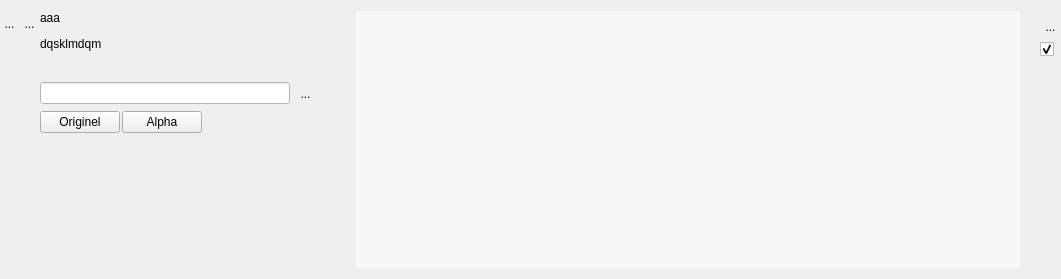
<?xml version="1.0" encoding="UTF-8"?>
<ui version="4.0">
 <class>WidgetPlusieursInto</class>
 <widget class="QWidget" name="WidgetPlusieursInto">
  <property name="geometry">
   <rect>
    <x>0</x>
    <y>0</y>
    <width>1061</width>
    <height>279</height>
   </rect>
  </property>
  <property name="sizePolicy">
   <sizepolicy hsizetype="Preferred" vsizetype="MinimumExpanding">
    <horstretch>0</horstretch>
    <verstretch>0</verstretch>
   </sizepolicy>
  </property>
  <property name="minimumSize">
   <size>
    <width>0</width>
    <height>0</height>
   </size>
  </property>
  <property name="windowTitle">
   <string>Form</string>
  </property>
  <layout class="QHBoxLayout" name="horizontalLayout_2">
   <property name="spacing">
    <number>0</number>
   </property>
   <property name="leftMargin">
    <number>0</number>
   </property>
   <property name="rightMargin">
    <number>0</number>
   </property>
   <item>
    <layout class="QVBoxLayout" name="verticalLayout_2">
     <property name="spacing">
      <number>0</number>
     </property>
     <item>
      <layout class="QHBoxLayout" name="horizontalLayout">
       <property name="spacing">
        <number>0</number>
       </property>
       <property name="sizeConstraint">
        <enum>QLayout::SetFixedSize</enum>
       </property>
       <item>
        <widget class="QToolButton" name="BFermeListe">
         <property name="sizePolicy">
          <sizepolicy hsizetype="Fixed" vsizetype="Fixed">
           <horstretch>0</horstretch>
           <verstretch>0</verstretch>
          </sizepolicy>
         </property>
         <property name="maximumSize">
          <size>
           <width>21</width>
           <height>25</height>
          </size>
         </property>
         <property name="toolTip">
          <string>permet de gérer la liste</string>
         </property>
         <property name="styleSheet">
          <string notr="true">border:0px</string>
         </property>
         <property name="text">
          <string>...</string>
         </property>
         <property name="icon">
          <iconset>
           <normaloff>../Editeur/icons/minusnode.png</normaloff>../Editeur/icons/minusnode.png</iconset>
         </property>
         <property name="iconSize">
          <size>
           <width>25</width>
           <height>25</height>
          </size>
         </property>
        </widget>
       </item>
       <item>
        <widget class="MonBoutonValide" name="RBValide">
         <property name="minimumSize">
          <size>
           <width>21</width>
           <height>25</height>
          </size>
         </property>
         <property name="maximumSize">
          <size>
           <width>21</width>
           <height>25</height>
          </size>
         </property>
         <property name="focusPolicy">
          <enum>Qt::ClickFocus</enum>
         </property>
         <property name="toolTip">
          <string>Affiche le rapport de validation du mot-clef</string>
         </property>
         <property name="styleSheet">
          <string notr="true">border : 0px</string>
         </property>
         <property name="text">
          <string>...</string>
         </property>
         <property name="icon">
          <iconset>
           <normaloff>../Editeur/icons/ast-green-ball.png</normaloff>../Editeur/icons/ast-green-ball.png</iconset>
         </property>
         <property name="iconSize">
          <size>
           <width>25</width>
           <height>25</height>
          </size>
         </property>
        </widget>
       </item>
      </layout>
     </item>
     <item>
      <spacer name="verticalSpacer">
       <property name="orientation">
        <enum>Qt::Vertical</enum>
       </property>
       <property name="sizeHint" stdset="0">
        <size>
         <width>20</width>
         <height>5</height>
        </size>
       </property>
      </spacer>
     </item>
    </layout>
   </item>
   <item>
    <layout class="QVBoxLayout" name="verticalLayout_4">
     <item>
      <widget class="MonLabelClic" name="label">
       <property name="sizePolicy">
        <sizepolicy hsizetype="Fixed" vsizetype="MinimumExpanding">
         <horstretch>0</horstretch>
         <verstretch>0</verstretch>
        </sizepolicy>
       </property>
       <property name="minimumSize">
        <size>
         <width>280</width>
         <height>25</height>
        </size>
       </property>
       <property name="maximumSize">
        <size>
         <width>280</width>
         <height>16777215</height>
        </size>
       </property>
       <property name="frameShape">
        <enum>QFrame::NoFrame</enum>
       </property>
       <property name="text">
        <string>&lt;html&gt;&lt;head/&gt;&lt;body&gt;&lt;p&gt;aaa&lt;/p&gt;&lt;p&gt;dqsklmdqm&lt;/p&gt;&lt;/body&gt;&lt;/html&gt;</string>
       </property>
       <property name="scaledContents">
        <bool>false</bool>
       </property>
       <property name="alignment">
        <set>Qt::AlignLeading|Qt::AlignLeft|Qt::AlignTop</set>
       </property>
      </widget>
     </item>
     <item>
      <widget class="QFrame" name="frameRecherche">
       <property name="sizePolicy">
        <sizepolicy hsizetype="Fixed" vsizetype="Fixed">
         <horstretch>0</horstretch>
         <verstretch>0</verstretch>
        </sizepolicy>
       </property>
       <property name="minimumSize">
        <size>
         <width>0</width>
         <height>0</height>
        </size>
       </property>
       <property name="maximumSize">
        <size>
         <width>16777215</width>
         <height>111</height>
        </size>
       </property>
       <property name="frameShape">
        <enum>QFrame::NoFrame</enum>
       </property>
       <property name="frameShadow">
        <enum>QFrame::Raised</enum>
       </property>
       <layout class="QVBoxLayout" name="verticalLayout_3">
        <property name="spacing">
         <number>2</number>
        </property>
        <property name="margin">
         <number>0</number>
        </property>
        <item>
         <layout class="QHBoxLayout" name="horizontalLayout_5">
          <property name="spacing">
           <number>0</number>
          </property>
          <item>
           <layout class="QHBoxLayout" name="horizontalLayout_3"/>
          </item>
          <item>
           <widget class="QLineEdit" name="LEFiltre">
            <property name="sizePolicy">
             <sizepolicy hsizetype="Fixed" vsizetype="Fixed">
              <horstretch>0</horstretch>
              <verstretch>0</verstretch>
             </sizepolicy>
            </property>
            <property name="minimumSize">
             <size>
              <width>250</width>
              <height>0</height>
             </size>
            </property>
            <property name="maximumSize">
             <size>
              <width>250</width>
              <height>16777215</height>
             </size>
            </property>
            <property name="styleSheet">
             <string notr="true">background:rgb(255,255,255)

</string>
            </property>
           </widget>
          </item>
          <item>
           <spacer name="horizontalSpacer_3">
            <property name="orientation">
             <enum>Qt::Horizontal</enum>
            </property>
            <property name="sizeType">
             <enum>QSizePolicy::Fixed</enum>
            </property>
            <property name="sizeHint" stdset="0">
             <size>
              <width>5</width>
              <height>20</height>
             </size>
            </property>
           </spacer>
          </item>
          <item>
           <widget class="QToolButton" name="PBFind">
            <property name="minimumSize">
             <size>
              <width>21</width>
              <height>31</height>
             </size>
            </property>
            <property name="maximumSize">
             <size>
              <width>21</width>
              <height>31</height>
             </size>
            </property>
            <property name="toolTip">
             <string>Cherche la valeur</string>
            </property>
            <property name="styleSheet">
             <string notr="true">border : 0px</string>
            </property>
            <property name="text">
             <string>...</string>
            </property>
            <property name="icon">
             <iconset theme="find">
              <normaloff/>
             </iconset>
            </property>
            <property name="iconSize">
             <size>
              <width>32</width>
              <height>32</height>
             </size>
            </property>
           </widget>
          </item>
          <item>
           <spacer name="horizontalSpacer_2">
            <property name="orientation">
             <enum>Qt::Horizontal</enum>
            </property>
            <property name="sizeHint" stdset="0">
             <size>
              <width>40</width>
              <height>20</height>
             </size>
            </property>
           </spacer>
          </item>
         </layout>
        </item>
        <item>
         <layout class="QHBoxLayout" name="horizontalLayout_6">
          <item>
           <widget class="QPushButton" name="PBCata">
            <property name="sizePolicy">
             <sizepolicy hsizetype="Fixed" vsizetype="Fixed">
              <horstretch>0</horstretch>
              <verstretch>0</verstretch>
             </sizepolicy>
            </property>
            <property name="text">
             <string>Originel</string>
            </property>
           </widget>
          </item>
          <item>
           <widget class="QPushButton" name="PBAlpha">
            <property name="text">
             <string>Alpha</string>
            </property>
           </widget>
          </item>
          <item>
           <spacer name="horizontalSpacer_7">
            <property name="orientation">
             <enum>Qt::Horizontal</enum>
            </property>
            <property name="sizeHint" stdset="0">
             <size>
              <width>40</width>
              <height>20</height>
             </size>
            </property>
           </spacer>
          </item>
         </layout>
        </item>
       </layout>
      </widget>
     </item>
     <item>
      <spacer name="verticalSpacer_3">
       <property name="orientation">
        <enum>Qt::Vertical</enum>
       </property>
       <property name="sizeHint" stdset="0">
        <size>
         <width>20</width>
         <height>40</height>
        </size>
       </property>
      </spacer>
     </item>
     <item>
      <widget class="QScrollArea" name="scrollAreaCommentaire">
       <property name="sizePolicy">
        <sizepolicy hsizetype="Fixed" vsizetype="Expanding">
         <horstretch>0</horstretch>
         <verstretch>0</verstretch>
        </sizepolicy>
       </property>
       <property name="minimumSize">
        <size>
         <width>300</width>
         <height>0</height>
        </size>
       </property>
       <property name="maximumSize">
        <size>
         <width>300</width>
         <height>16777215</height>
        </size>
       </property>
       <property name="frameShape">
        <enum>QFrame::NoFrame</enum>
       </property>
       <property name="lineWidth">
        <number>0</number>
       </property>
       <property name="widgetResizable">
        <bool>true</bool>
       </property>
       <widget class="QWidget" name="scrollAreaWidgetContents_2">
        <property name="geometry">
         <rect>
          <x>0</x>
          <y>0</y>
          <width>300</width>
          <height>73</height>
         </rect>
        </property>
        <layout class="QGridLayout" name="gridLayout_2">
         <property name="horizontalSpacing">
          <number>0</number>
         </property>
         <property name="margin">
          <number>0</number>
         </property>
         <item row="1" column="0">
          <widget class="QLabel" name="monCommentaireLabel">
           <property name="sizePolicy">
            <sizepolicy hsizetype="Fixed" vsizetype="MinimumExpanding">
             <horstretch>0</horstretch>
             <verstretch>0</verstretch>
            </sizepolicy>
           </property>
           <property name="minimumSize">
            <size>
             <width>0</width>
             <height>0</height>
            </size>
           </property>
           <property name="maximumSize">
            <size>
             <width>278</width>
             <height>16777215</height>
            </size>
           </property>
           <property name="frameShape">
            <enum>QFrame::NoFrame</enum>
           </property>
           <property name="text">
            <string>&lt;html&gt;&lt;head/&gt;&lt;body&gt;&lt;p&gt;&lt;br/&gt;&lt;/p&gt;&lt;/body&gt;&lt;/html&gt;</string>
           </property>
           <property name="scaledContents">
            <bool>false</bool>
           </property>
           <property name="alignment">
            <set>Qt::AlignLeading|Qt::AlignLeft|Qt::AlignTop</set>
           </property>
          </widget>
         </item>
        </layout>
       </widget>
      </widget>
     </item>
    </layout>
   </item>
   <item>
    <widget class="QScrollArea" name="scrollArea">
     <property name="sizePolicy">
      <sizepolicy hsizetype="Expanding" vsizetype="Expanding">
       <horstretch>0</horstretch>
       <verstretch>0</verstretch>
      </sizepolicy>
     </property>
     <property name="styleSheet">
      <string notr="true">background : rgb(247,247,247)</string>
     </property>
     <property name="frameShape">
      <enum>QFrame::NoFrame</enum>
     </property>
     <property name="frameShadow">
      <enum>QFrame::Plain</enum>
     </property>
     <property name="lineWidth">
      <number>1</number>
     </property>
     <property name="widgetResizable">
      <bool>true</bool>
     </property>
     <property name="alignment">
      <set>Qt::AlignBottom|Qt::AlignLeading|Qt::AlignLeft</set>
     </property>
     <widget class="QWidget" name="verticalWidgetLE">
      <property name="geometry">
       <rect>
        <x>0</x>
        <y>0</y>
        <width>650</width>
        <height>261</height>
       </rect>
      </property>
      <property name="sizePolicy">
       <sizepolicy hsizetype="Preferred" vsizetype="Preferred">
        <horstretch>0</horstretch>
        <verstretch>0</verstretch>
       </sizepolicy>
      </property>
      <layout class="QVBoxLayout" name="CBLayout">
       <property name="spacing">
        <number>0</number>
       </property>
       <property name="margin">
        <number>0</number>
       </property>
       <item>
        <spacer name="verticalSpacer_4">
         <property name="orientation">
          <enum>Qt::Vertical</enum>
         </property>
         <property name="sizeHint" stdset="0">
          <size>
           <width>20</width>
           <height>40</height>
          </size>
         </property>
        </spacer>
       </item>
      </layout>
     </widget>
    </widget>
   </item>
   <item>
    <spacer name="horizontalSpacer">
     <property name="orientation">
      <enum>Qt::Horizontal</enum>
     </property>
     <property name="sizeType">
      <enum>QSizePolicy::Preferred</enum>
     </property>
     <property name="sizeHint" stdset="0">
      <size>
       <width>20</width>
       <height>17</height>
      </size>
     </property>
    </spacer>
   </item>
   <item>
    <layout class="QVBoxLayout" name="verticalLayout">
     <item>
      <widget class="QToolButton" name="RBPoubelle">
       <property name="minimumSize">
        <size>
         <width>21</width>
         <height>31</height>
        </size>
       </property>
       <property name="maximumSize">
        <size>
         <width>21</width>
         <height>31</height>
        </size>
       </property>
       <property name="toolTip">
        <string>Détruit le mot-clef</string>
       </property>
       <property name="styleSheet">
        <string notr="true">border : 0px</string>
       </property>
       <property name="text">
        <string>...</string>
       </property>
       <property name="icon">
        <iconset>
         <normaloff>../Editeur/icons/deleteRond.png</normaloff>../Editeur/icons/deleteRond.png</iconset>
       </property>
       <property name="iconSize">
        <size>
         <width>32</width>
         <height>32</height>
        </size>
       </property>
      </widget>
     </item>
     <item>
      <widget class="QCheckBox" name="CBCheck">
       <property name="text">
        <string/>
       </property>
       <property name="checked">
        <bool>true</bool>
       </property>
      </widget>
     </item>
     <item>
      <spacer name="verticalSpacer_2">
       <property name="orientation">
        <enum>Qt::Vertical</enum>
       </property>
       <property name="sizeHint" stdset="0">
        <size>
         <width>20</width>
         <height>40</height>
        </size>
       </property>
      </spacer>
     </item>
    </layout>
   </item>
  </layout>
  <zorder>horizontalSpacer</zorder>
  <zorder>scrollArea</zorder>
  <zorder></zorder>
  <zorder></zorder>
 </widget>
 <customwidgets>
  <customwidget>
   <class>MonBoutonValide</class>
   <extends>QToolButton</extends>
   <header>monBoutonValide.h</header>
  </customwidget>
  <customwidget>
   <class>MonLabelClic</class>
   <extends>QLabel</extends>
   <header>monLabelClic.h</header>
  </customwidget>
 </customwidgets>
 <resources/>
 <connections/>
</ui>
